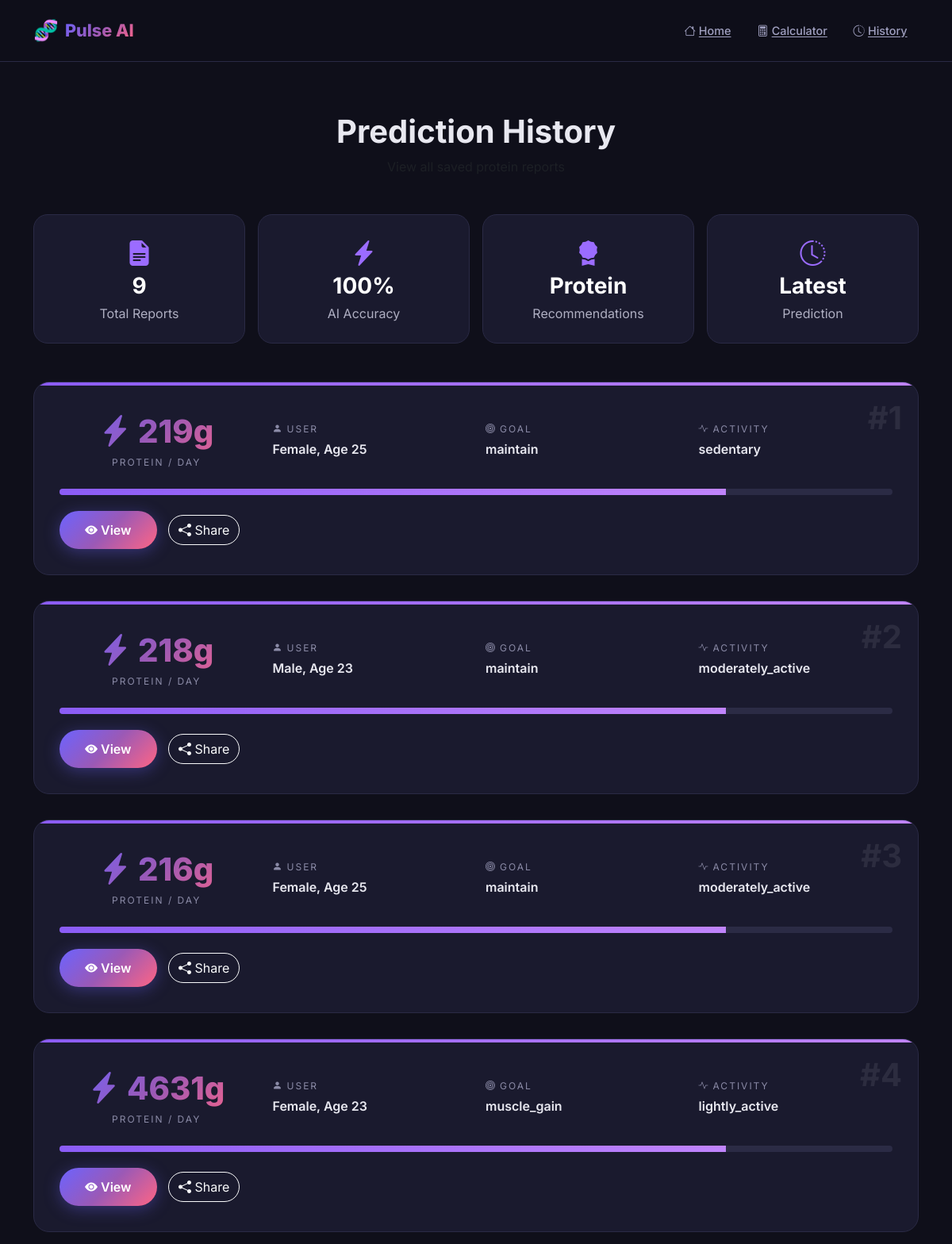
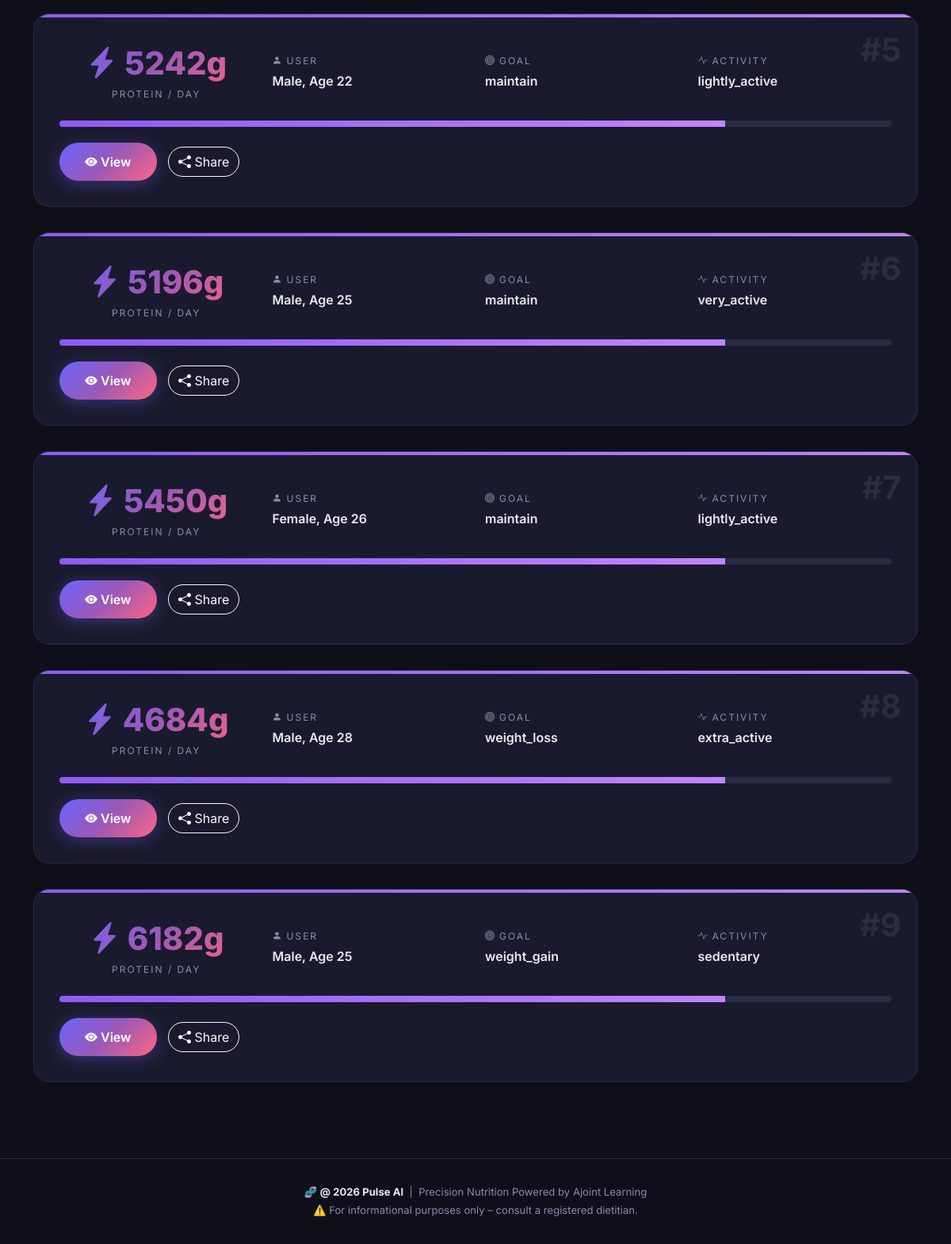
The page /history/ on the database its author committed (2 pictures, top to bottom).
### protein_pulse_ai/models.py (models this page shows)
class ProteiDataHist(models.Model):
      Age = models.CharField(max_length=100)
      Gender = models.CharField(max_length=100)
      Height_cm = models.CharField(max_length=100)
      Weight_kg = models.CharField(max_length=100)
      Activity_Level = models.CharField(max_length=100)
      Fitness_Goal = models.CharField(max_length=100)
      Meals_Per_Day = models.CharField(max_length=100)
      FitnessExperience = models.CharField(max_length=100)
      protein_g         = models.CharField(max_length=100)

### protein_pulse_ai/views.py (the view)
# urls.py: path("history/", views.history,name='history'),
def history(request):
    records = ProteiDataHist.objects.all().order_by('-id')
    return render(request, 'history.html',{'records':records})

### template/history.html (shortened to what this page needs)
{% extends 'base.html' %}
{% block content %}
<section class="history-section">
<div class="container">
<div class="text-center mb-5">
<h1 class="fw-bold">Prediction <span class="gradient-text">History</span></h1>
<p class="text-muted">View all saved protein reports</p>
</div>
{% if records %}
<div class="row g-3 mb-5">
<div class="col-md-3">
<div class="stats-card">
<i class="bi bi-file-earmark-text-fill"></i>
<h3>{{ records|length }}</h3>
<p>Total Reports</p>
</div>
</div>
<div class="col-md-3">
<div class="stats-card">
<i class="bi bi-lightning-charge-fill"></i>
<h3>100%</h3>
<p>AI Accuracy</p>
</div>
</div>
<div class="col-md-3">
<div class="stats-card">
<i class="bi bi-award-fill"></i>
<h3>Protein</h3>
<p>Recommendations</p>
</div>
</div>
<div class="col-md-3">
<div class="stats-card">
<i class="bi bi-clock-history"></i>
<h3>Latest</h3>
<p>Prediction</p>
</div>
</div>
</div>
{% for record in records %}
<div class="history-card">
<div class="record-number">
</div>
<div class="row align-items-center g-4">
<div class="col-lg-3 text-center">
<div class="history-protein">
<i class="bi bi-lightning-charge-fill"></i>
{{ record.protein_g|floatformat:0 }}g
</div>
<div class="history-label">Protein / Day</div>
</div>
<div class="col-lg-3">
<div class="history-label">
<i class="bi bi-person-fill me-1"></i>User
</div>
<div class="history-value">
{{ record.Gender }}, Age {{ record.Age }}
</div>
</div>
<div class="col-lg-3">
<div class="history-label">
<i class="bi bi-bullseye me-1"></i>Goal
</div>
<div class="history-value">
{{ record.Fitness_Goal }}
</div>
</div>
<div class="col-lg-3">
<div class="history-label">
<i class="bi bi-activity me-1"></i>Activity
</div>
<div class="history-value">
{{ record.Activity_Level }}
</div>
</div>
</div>
<div class="progress">
<div class="progress-bar"></div>
</div>
<div class="action-btns">
<a href="#" class="btn btn-gradient">
<i class="bi bi-eye-fill"></i> View
</a>
<button class="btn btn-outline-light">
<i class="bi bi-share-fill"></i> Share
</button>
</div>
</div>
{% endfor %}
{% endif %}
</div>
</section>
{% endblock %}

### template/base.html (shortened to what this page needs)
<!DOCTYPE html>
<html lang="en">
<head>
  <link href="https://cdn.jsdelivr.net/npm/bootstrap@5.3.2/dist/css/bootstrap.min.css"
        rel="stylesheet"/>
  <link href="https://cdn.jsdelivr.net/npm/bootstrap-icons@1.11.3/font/bootstrap-icons.css"
        rel="stylesheet"/>
</head>
<body class="d-flex flex-column">
<nav class="navbar navbar-expand-lg navbar-custom sticky-top">
  <div class="container">
    <a class="navbar-brand d-flex align-items-center gap-2" href="{% url 'home' %}">
      <span style="font-size:1.6rem;">🧬</span>
      <span class="navbar-brand-text"> Pulse AI</span>
    </a>
      <div class="collapse navbar-collapse" id="mainNav">
      <ul class="navbar-nav ms-auto align-items-lg-center gap-1">
        <li class="nav-item">
          <a class="nav-link-custom" href="{% url 'home' %}">
            <i class="bi bi-house me-1"></i>Home
          </a>
        </li>
        <li class="nav-item">
          <a class="nav-link-custom" href="{% url 'predict' %}">
            <i class="bi bi-calculator me-1"></i>Calculator
          </a>
        </li>
        <li class="nav-item">
          <a class="nav-link-custom" href="{% url 'history' %}">
            <i class="bi bi-clock-history me-1"></i>History
          </a>
        </li>
      </ul>
    </div>
  </div>
</nav>
<main class="flex-grow-1">
  {% block content %}{% endblock %}
</main>
<footer>
  <div class="container text-center">
    <p class="mb-1">
      🧬 <strong style="color:#E8E8F0;">@ 2026  Pulse AI</strong>
      &nbsp;|&nbsp; Precision Nutrition Powered by Ajoint Learning
    </p>
    <p class="mb-0">
      ⚠️ For informational purposes only – consult a registered dietitian.
    </p>
  </div>
</footer>
</body>
</html>

### template/base.html (style rules this page uses)
:root { --primary: #6C63FF; --secondary: #FF6584; --accent: #43E97B; --dark: #0F0F1A; --card-bg: #1A1A2E; --card-border:#2A2A45; --text-muted:#8B8BA7; --gradient: linear-gradient(135deg,#6C63FF 0%,#9B59B6 50%,#FF6584 100%); }
*, *::before, *::after { box-sizing: border-box; }
body { font-family: 'Inter', sans-serif; background: var(--dark); color: #E8E8F0; min-height: 100vh; }
.navbar-custom { background: rgba(15,15,26,.95); backdrop-filter: blur(20px); border-bottom: 1px solid var(--card-border); padding: .9rem 0; }
.navbar-brand-text { font-size: 1.35rem; font-weight: 800; background: var(--gradient); -webkit-background-clip: text; -webkit-text-fill-color: transparent; background-clip: text; }
.nav-link-custom { color: #A0A0C0 !important; font-weight: 500; font-size: .9rem; padding: .4rem .9rem !important; border-radius: 8px; transition: all .25s; }
.btn-gradient { background: var(--gradient); border: none; color: #fff; font-weight: 600; border-radius: 12px; padding: .75rem 2rem; transition: all .3s; box-shadow: 0 4px 20px rgba(108,99,255,.35); }
footer { border-top: 1px solid var(--card-border); color: var(--text-muted); font-size: .82rem; padding: 2rem 0; margin-top: auto; }

### template/history.html (style rules this page uses)
.history-section { padding:4rem 0; }
.stats-card { background:var(--card-bg); border:1px solid var(--card-border); border-radius:18px; padding:25px; text-align:center; transition:.35s; height:100%; }
.stats-card i { font-size:32px; color:#9B6CFF; margin-bottom:10px; }
.stats-card h3 { color:#fff; font-weight:700; margin-bottom:5px; }
.stats-card p { color:#AFAFC2; margin:0; }
.history-card { background:var(--card-bg); border:1px solid var(--card-border); border-radius:20px; padding:2rem; margin-bottom:2rem; position:relative; overflow:hidden; transition:.35s; animation:fadeUp .5s ease; }
.history-card::before { content:""; position:absolute; left:0; top:0; width:100%; height:4px; background:linear-gradient(90deg,#8B5CF6,#C084FC); }
.record-number { position:absolute; top:15px; right:20px; font-size:40px; font-weight:700; opacity:.08; color:#fff; }
.history-protein { font-size:2.5rem; font-weight:800; background:var(--gradient); -webkit-background-clip:text; -webkit-text-fill-color:transparent; }
.history-label { font-size:.75rem; color:var(--text-muted); text-transform:uppercase; letter-spacing:2px; margin-bottom:4px; }
.history-value { font-size:1rem; font-weight:600; color:#E8E8F0; }
.progress { margin-top:20px; height:8px; background:#2B2B45; border-radius:30px; }
.progress-bar { width:80%; background:linear-gradient(90deg,#8B5CF6,#C084FC); }
.action-btns { margin-top:20px; }
.action-btns .btn { margin-right:10px; border-radius:30px; }

### rows shown on the page
ProteiDataHist: protein_g "219", Gender "Female", Age "25", Fitness_Goal "maintain", Activity_Level "sedentary"
ProteiDataHist: protein_g "218", Gender "Male", Age "23", Fitness_Goal "maintain", Activity_Level "moderately_active"
ProteiDataHist: protein_g "216", Gender "Female", Age "25", Fitness_Goal "maintain", Activity_Level "moderately_active"
ProteiDataHist: protein_g "4631", Gender "Female", Age "23", Fitness_Goal "muscle_gain", Activity_Level "lightly_active"
ProteiDataHist: protein_g "5242", Gender "Male", Age "22", Fitness_Goal "maintain", Activity_Level "lightly_active"
ProteiDataHist: protein_g "5196", Gender "Male", Age "25", Fitness_Goal "maintain", Activity_Level "very_active"
ProteiDataHist: protein_g "5450", Gender "Female", Age "26", Fitness_Goal "maintain", Activity_Level "lightly_active"
ProteiDataHist: protein_g "4684", Gender "Male", Age "28", Fitness_Goal "weight_loss", Activity_Level "extra_active"
ProteiDataHist: protein_g "6182", Gender "Male", Age "25", Fitness_Goal "weight_gain", Activity_Level "sedentary"

### other values the page prints
{{ records|length }} "9"
